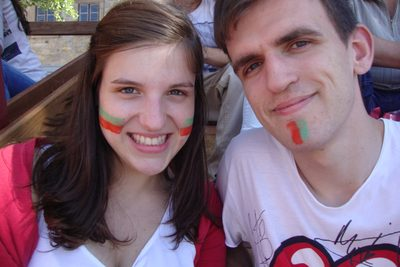
#> input picture proxies/0c2364972bd7.jpg, 400 x 267 px, given in place of ., which was not available
$ python -i intro_flipbook.py   (imports and definitions only)
#> lines starting #> are read from the running program, lines starting #| are printed output that depends on the picture; pictures that were not available may be replaced by others from this repository, and a replacement may not be noted
# -*- coding: utf-8 -*-
"""A abertura ao estilo do folhear de banda desenhada, com "Clara & Tiago".

O Tiago mandou um "Marvel Comics Intro" e pediu uma coisa parecida com fotos
deles, com o mesmo som, e o nome deles no lugar de MARVEL.

O QUE O ORIGINAL FAZ, medido fotograma a fotograma:

  0,0 a 1,2 s   preto
  1,2 a 6,3 s   paginas de banda desenhada a passar depressa, cada vez mais
                depressa, em tom quente de papel velho
  6,3 a 9,0 s   as letras formam-se POR CIMA das paginas: as imagens continuam
                a correr mas so se veem dentro das letras
  9,0 a 11,5 s  o letreiro fica solido, branco sobre vermelho
  11,5 a 13,4 s desvanece para preto

O PEDIDO DE 21 DE SETEMBRO, e o que mudou por causa dele.

  A Clara nao gostou do Homer nem da voz dela no pedido, e a abertura ficou:
  Fox, esta intro, uma pequena pausa, o rebobinar ate ao pedido. Sobre esta
  intro o Tiago pediu: "revermos a Intro da Marvel para ter uma distribuicao
  mais equitativa das fotos da Clara e do Tiago, sendo que idealmente deveria
  acabar com uma foto deles no final quando depois aparece a historia de
  Clara & Tiago". Daqui vem:

  - as fotos saem da montagem do filme (a demo_v3 da Mesa) e nao da v1a, e
    ficam de fora as do pedido, que aparecem logo a seguir a intro;
  - quem esta em cada foto diz-o o Tiago, pelas etiquetas que pos na Mesa, e na
    falta delas a coluna pessoa do inventario. Nada aqui olha para caras;
  - as posicoes antes das letras sao da Clara e do Tiago, repartidas por TEMPO
    DE ECRA e nao por contagem: a primeira foto do folhear fica muito mais tempo
    do que a ultima, e uma a uma a comecar pela Clara dava-lhe sempre a posicao
    mais longa de cada par. Com as letras, so fotos dos dois. Ver
    repartir_por_tempo();
  - o folhear acaba numa foto dos dois, que FICA: e por dentro dela que as
    letras se formam, e e ela que se ve quando aparece o nome;
  - um segundo de preto e silencio no fim, a pausa antes do rebobinar.

O QUE O TIAGO DISSE DA INTRO 3, a 22 de setembro: "agora as fotos estao muito
rapidas (diria que esta muito mais rapido desde o inicio que a versao anterior)
e a nossa foto no estadio aparece agora de forma pouco natural e fica muito tempo
ate desaparecer". Medido, tinha razao nas duas:

  - a intro 3 punha 48 fotos em 4,35 s, todas a ecra inteiro; a de 12 de
    setembro punha 64 em 7,85 s e as mais rapidas ja passavam por dentro das
    letras, escondidas. A primeira foto baixou de 0,44 s para 0,30, e no fim
    passava uma foto a cada fotograma e meio, a vista;
  - a selfie entrava em corte seco a seguir ao troco mais rapido, e via-se de
    5,5 a quase 10 s, com o vermelho a subir devagar a volta dela.

A intro 4 voltou ao ritmo de 12 de setembro e fez o folhear abrandar ate a
selfie. O Tiago, ainda a 22 de setembro: "Mas o folhear no audio nao parou, acho
que podemos incluir mais fotos antes das nossas selfies e ate acho que podem
continuar a passar selfies com as letras ja la desde que sejam nossas". Medido
no som: ha paginas a virar de 1,2 s ate perto dos 10 s, tambem por baixo das
letras, como no original.

Por isso, desde a intro 5, o folhear e o do original, ao ritmo de 12 de
setembro e sem parar (ver inicios_do_folhear): ate as letras, as fotos de cada
um, repartidas por tempo; quando as letras comecam, SO fotos dos dois, que
continuam a passar por dentro delas ate o som das paginas acabar; e a ultima e a
selfie do estadio, que fica por dentro do letreiro quando ele fica solido.

O TEMPO DESTA VERSAO:

  0,0 a 0,75 s    preto, como no original
  0,75 a 1,15 s   a primeira foto acende do preto, ja no corte do folhear
  1,15 a 6,3 s    35 fotos da Clara e do Tiago, cada vez mais depressa, ao
                  ritmo de 12 de setembro
  6,3 a 10,0 s    fotos dos dois, a passar por dentro das letras que se formam
  10,0 s          a selfie do estadio, a ultima, que fica dentro do letreiro
  9,0 a 11,6 s    o letreiro fica solido
  11,6 a 13,44 s  desvanece para preto
  13,44 a 14,44 s preto e silencio

AS DECISOES QUE NAO SAO COPIA:

  As fotografias sao tratadas em duotone quente e contraste forte. Sem isso
  parecem um album de familia a passar depressa e nao uma sequencia de abertura.
  O tratamento e o que faz fotografias de origens diferentes, algumas
  digitalizadas nos anos 90 e outras de telemovel, parecerem a mesma coisa.

  O nome vai numa linha so, como o original, e nao em duas. Duas linhas partem
  o "Clara & Tiago" ao meio e o & fica orfao.

  O som e o do ficheiro dele, sem uma nota mudada nem o nivel. Foi o que pediu.
  O ficheiro de origem ja nao existe em disco: a unica copia do som esta na
  intro de 12 de setembro, e tira-se de la sem recodificar.

A intro de 12 de setembro (saida\\intro_clara_tiago.mp4) nunca e tocada: e a
que a montagem usa hoje, e e dela que vem o som. Esta sai com outro nome, na
pasta gerados\\intro_marvel, e o script recusa escrever por cima de um ficheiro
que ja exista.

AS CORES E O TAMANHO DO LETREIRO, desde 2 de outubro. A Clara: o vermelho "parece demasiado
Marvel". A Mesa passa a escolher o fundo, as duas pontas do duotone (papel e tinta), a cor das
letras quando o letreiro fica solido e o corpo do letreiro, nunca abaixo de 132. Sem nenhuma destas
opcoes o video e o de sempre, ao byte: as cores de omissao sao as constantes de antes e o caminho
das contas e o mesmo. Com elas, o ficheiro leva no nome um resumo das cores
(intro_clara_tiago_5 sem preto_<6 hex>.mp4) e a paleta escrita nos metadados, e nunca escreve por
cima. Quem as pede e o montar_da_mesa.py, ver intro_da_paleta().

A LETRA DO LETREIRO, desde 2 de outubro a noite. O Tiago pediu para a poder mudar, e a decisao 084
abriu-se nos termos dela: o Impact (como esta) por omissao, e so as letras de data/fontes_intro.json
com oferecida true, que mostram pelo menos dois tercos da foto que o Impact mostra por dentro das
letras e separam as letras a 15 m no minimo da Mesa. --fonte <id>; a letra vai ao corpo que poe o
nome na caixa do nome em Impact ao mesmo tamanho (letreiro()), e a linha "A HISTORIA DE" nao muda.
O nome leva o id a seguir aos 6 hex (intro_clara_tiago_5 sem preto_<6 hex>_<id>.mp4), e os
metadados " fonte <id>" a seguir ao tamanho.

AS FOTOS DA INTRO 5 (--fotos-da-5). A lista que se escolhe hoje ja nao e a de 22 de setembro: a
Mesa mudou desde entao, e uma intro nova com outras cores saia tambem com outras fotos. Uma intro
de outra cor tem de ser a mesma intro, por isso a lista que o Tiago aprovou ficou escrita em
FOTOS_DA_INTRO_5, reconstruida a 2 de outubro e provada contra o ficheiro, fotograma a fotograma.
O ficheiro de cada foto continua a ser o do data/finais.csv de hoje (decisao 090).

Uso:  py -3.11 scripts/intro_flipbook.py
      py -3.11 scripts/intro_flipbook.py --escala 0.5      rascunho rapido
      py -3.11 scripts/intro_flipbook.py --so-lista        so a lista, sem video
      py -3.11 scripts/intro_flipbook.py --nome outro.mp4  outro nome de saida
      py -3.11 scripts/intro_flipbook.py --versao v1c      fotos de outra montagem
      py -3.11 scripts/intro_flipbook.py --pouso f0123     outra foto para acabar
      py -3.11 scripts/intro_flipbook.py --fundo "#5A1A2B" --papel "#F3E3C8" --tinta "#2A0E14"
                                         --letra "#E8CFA0" --tamanho 288
                                                           as cores (#RRGGBB) e o corpo do letreiro
      py -3.11 scripts/intro_flipbook.py --fonte bernard   a letra do letreiro (data/fontes_intro.json)
      py -3.11 scripts/intro_flipbook.py --sem-preto       acaba aos 13,20 s, sem o preto (097)
      py -3.11 scripts/intro_flipbook.py --fotos-da-5      as fotos da intro 5, e nao as de hoje
"""
import bisect
import csv
import hashlib
import json
import math
import os
import shutil
import subprocess
import sys
import tempfile

from PIL import Image, ImageDraw, ImageEnhance, ImageFont, ImageOps

sys.path.insert(0, os.path.dirname(os.path.abspath(__file__)))
import render

# SO SE HA CONSOLA OU FICHEIRO (revisao de 2 de outubro): o montar_da_mesa.intro_da_paleta() importa
# isto so quando a Mesa traz cores para a intro, e quem montar com o stdout num StringIO (os testes
# que montam calados) rebentava aqui com AttributeError, porque o StringIO nao tem reconfigure.
# [2 lines not run here, left out]

REPO = os.path.dirname(os.path.dirname(os.path.abspath(__file__)))
INVENTARIO = os.path.join(REPO, "data", "inventario.csv")
ESTADO_MESA = os.path.join(REPO, "data", "mesa_estado.json")
INDICE = os.path.join(REPO, "data", "finais.csv")
FINAIS = render.FINAIS
SAIDA = r"C:\casamento-video-media\saida"
SOM_ORIGEM = r"C:\Users\User 1\Downloads\Marvel Comics Intro.mp4"
# A intro de 12 de setembro. So se le: e a unica copia que resta do som.
INTRO_ANTIGA = os.path.join(SAIDA, "intro_clara_tiago.mp4")
DESTINO = r"C:\casamento-video-media\gerados\intro_marvel"
SOM_GUARDADO = os.path.join(DESTINO, "som_marvel.m4a")
NOME_SAIDA = "intro_clara_tiago_5.mp4"

L, A, FPS = 1920, 1080, 25
NOME = "CLARA & TIAGO"
FONTE = r"C:\Windows\Fonts\impact.ttf"

# Momentos, em segundos. Copiados do original, medidos e nao adivinhados.
T_TOTAL = 13.44
T_ARRANQUE = 1.15          # comeca o folhear
# O ACENDER, desde a segunda ronda de 21 de setembro. Na intro 2 a primeira foto
# subia do preto durante 1,15 s num corte mais largo e a 85%, e as 1,15 s saltava
# para o corte do folhear (22% mais apertado) e para o brilho inteiro: lia-se como
# um solavanco. E essa meia luz, meio segundo de uma foto da Clara, nao entrava na
# conta do equilibrio: contada, eram 2,48 s contra 1,84. Agora o preto fica, como
# no Marvel original, e a foto acende so nos ultimos T_ACENDER segundos, ja no
# enquadramento com que o folhear comeca, e o que dela se ve entra na conta.
T_ACENDER = 0.40
T_LETRAS = 6.30            # as letras comecam a formar-se
# O RITMO DO FOLHEAR E O DE 12 DE SETEMBRO: 64 fotos de T_ARRANQUE a 9,0 s pela
# curva p**1.45. A curva continua depois das 9,0 s ao mesmo passo, porque o som
# das paginas continua: a ultima pagina que se ouve e perto dos 10 s (medido no
# som_marvel.m4a, a 22 de setembro). Ver inicios_do_folhear().
RITMO_N = 64
RITMO_DUR = 9.00 - 1.15
T_FIM_FOLHEAR = 10.0       # ate aqui entram fotos; a ultima e a de pouso, que fica
T_SOLIDO = 9.00            # o letreiro fica solido
T_FIM = 11.60              # comeca a desvanecer
T_PAUSA = 1.0              # preto e silencio depois do fim, antes do rebobinar

VERMELHO = (150, 22, 28)
PAPEL = (247, 233, 210)
TINTA = (46, 14, 16)
# A cor das letras quando o letreiro fica solido. Era o branco escrito no desenhar().
LETRA = (252, 250, 250)

# AS CORES COM QUE SE DESENHA, desde 2 de outubro: as de cima, a nao ser que o main() receba
# outras. As constantes ficam como omissao, que e o que o render e a Mesa leem como "a de hoje".
CORES = {"fundo": VERMELHO, "papel": PAPEL, "tinta": TINTA, "letra": LETRA}
# O corpo do letreiro: o de hoje sai da procura pela largura (letreiro()), e da 288 a 1920.
TAMANHO = 288
# NUNCA ABAIXO DE 132 (decisao 084): o Impact so separa as letras a 15 m a partir do 106, e o
# efeito da intro e a fotografia por dentro das letras, que precisa de area.
TAMANHO_MIN = 132
# E NUNCA MAIS LARGO DO QUE 93% DO QUADRO, a zona segura de acao: um projetor que corte as bordas
# nao come o C nem o O. Medido a 2 de outubro: o Impact a 309 da 1782 px, a 310 ja da 1789,
# mais do que os 1785 de 93% de 1920. O contrato da Mesa dizia ate 400, que dava 2308 px, o nome
# cortado nas duas pontas. O render.ESTILO_CORPOS diz o mesmo, e um teste compara os dois.
ZONA_SEGURA = 0.93
TAMANHO_MAX = 309

# SEM O PRETO DO FIM, decisao 097: a intro acaba no ultimo fotograma com imagem, aos 13,20 s,
# e nao aos 14,44 com o segundo de pausa. E esta que a montagem usa desde 30 de setembro.
T_SEM_PRETO = 13.20

NOME_PEQUENO = "A HISTÓRIA DE"
FONTE_PEQUENA = r"C:\Windows\Fonts\arialbd.ttf"
# A LINHA DE CIMA EM INGLES (4 de outubro), para o filme dos convidados que nao leem portugues. Segue
# a FILME_LINGUA, lida no linha_tempo.lingua() como no montar e no render: com "en" a linha de cima e
# esta, e TUDO o resto e a intro de sempre (as fotos, as cores, a letra, a duracao e o som). O nome do
# ficheiro leva "_en" no fim e os metadados "; lingua en", para o montar nunca pegar na de outra
# lingua. Sem a variavel, o texto, o nome e os metadados sao os de sempre, ao byte.
NOME_PEQUENO_EN = "THE STORY OF"
SUFIXO_DA_LINGUA = {"en": "_en"}


# [4 lines left out: function lingua_da_intro, not called in this run]


def linha_de_cima():
    """O texto pequeno por cima do nome, na lingua do filme."""
    return NOME_PEQUENO_EN if lingua_da_intro() == "en" else NOME_PEQUENO

# DE ONDE VEM CADA FOTOGRAFIA, desde 21 de setembro.
#
# Da montagem do filme na Mesa, pela ordem do filme, e nao da v1a da mae da
# Clara: a intro abre o filme que se vai ver, e as fotos devem ser dele.
VERSAO = "demo_v3"
# A foto em que o folhear pousa: uma selfie dos dois, de 2025.
POUSO = "f0286"
# O pedido vem logo a seguir a intro: a arvore com o anel, o abraco e o brinde.
# Nao podem aparecer aqui primeiro, a passar num fotograma.
FOTOS_DO_PEDIDO = ("f0260", "f0052", "f0053")

# QUANTAS FOTOGRAFIAS, e porque e que nenhuma se repete.
#
# O Tiago viu duas coisas na primeira versao: "existe um certo engasgar nas
# imagens" e "nao quero que repitas imagens nesta intro. Temos muitas imagens".
#
# Eram o mesmo defeito. Com 24 fotografias a passar durante quase oito segundos
# e a acelerar, a lista dava a volta e recomecava, e cada vez que recomecava via
# se a mesma cara outra vez, fora de sitio. E isso o engasgo.
#
# Cada fotografia aparece UMA VEZ e a lista percorre-se do principio ao fim,
# sem voltar atras. Com 48 em 4,35 s, a primeira fica tres decimas de segundo
# e a ultima um fotograma e meio, que e o efeito do original; menos do que um
# fotograma por foto ja nao dava, porque havia fotos que nunca chegavam ao ecra.
SEGUIDAS_MAX = 2           # nunca mais de duas seguidas do mesmo
# Uma foto cuja versao final tem o lado menor abaixo disto nao enche o ecra sem
# se desfazer. E o mesmo corte das paginas guardadas, LADO_MINIMO_EM_FILES.
LADO_MINIMO = 600
# A folga com que a foto de pouso e preparada. Maior do que 1,04, a aproximacao
# toda, para cada fotograma ser uma reducao e a nitidez nao mudar pelo caminho.
FOLGA_POUSO = 1.25
# ONDE ESTAO AS CARAS NA FOTO DE POUSO, em fracao da largura e da altura. Na selfie
# do estadio as caras estao a 55 por cento da altura; com o corte de sempre (puxado
# para cima, 32 por cento) ficavam na metade de baixo do quadro e o letreiro, que
# esta ao meio, tapava o estadio e nao o casal. Se o Tiago marcar um ponto de foco
# para a foto na Mesa, e esse que manda.
FOCOS_POUSO = {"f0286": (0.55, 0.56)}

# AS FOTOS DA INTRO 5, pela ordem do ecra, e a ultima e a de pouso. Sao as que a montagem usa
# desde 22 de setembro (gerados\intro_marvel\intro_clara_tiago_5.mp4, e o "sem preto" cortado
# dela). Reconstruidas a 2 de outubro: a escolha() de hoje sobre o data/mesa_estado.json do
# commit 315965e (23 de setembro) da esta lista, e desenhada da o _5 fotograma a fotograma, com
# a diferenca media maxima de 3,6 niveis em 255 (de 0 a 3,0 s) e menos de 0,5 no resto. Uma
# foto diferente da 50 a 100. Os 3,6 sao as sete primeiras (f0041, f0153, f0105, f0125, f0106,
# f0013 e f0107), que em setembro vinham da rede neuronal e hoje vem do Lanczos, decisao 090.
# A escolha sobre a Mesa de 2 de outubro ja da outra lista (25 das 77 fotos sao outras, e 50 das
# 77 posicoes mudam), e por isso uma intro de outra cor usa esta: tem de ser a mesma intro, com
# outras cores.
FOTOS_DA_INTRO_5 = (
    "f0041", "f0153", "f0105", "f0175", "f0125", "f0106", "f0013", "f0107", "f0039", "f0008",
    "f0021", "f0137", "f0218", "f0119", "f0213", "f0131", "f0159", "f0279", "f0231", "f0122",
    "f0234", "f0306", "f0058", "f0141", "f0061", "f0140", "f0082", "f0135", "f0040", "f0124",
    "f0085", "f0083", "f0111", "f0284", "f0132", "f0156", "f0194", "f0193", "f0197", "f0201",
    "f0202", "f0204", "f0205", "f0208", "f0209", "f0239", "f0164", "f0250", "f0247", "f0188",
    "f0244", "f0269", "f0325", "f0327", "f0354", "f0328", "f0243", "f0355", "f0189", "f0166",
    "f0329", "f0275", "f0281", "f0192", "f0198", "f0276", "f0271", "f0330", "f0331", "f0196",
    "f0199", "f0037", "f0051", "f0206", "f0294", "f0261", "f0286")


# [85 lines left out: functions fotos_do_filme, classe_da_foto, amostrar, lado_menor, caminhos_das_finais, not called in this run]


def suave(x):
    x = max(0.0, min(1.0, x))
    return x * x * (3.0 - 2.0 * x)


def inicio_na_curva(i):
    """O instante em que entra a posicao i, pela curva de 12 de setembro."""
    return T_ARRANQUE + RITMO_DUR * (i / float(RITMO_N)) ** (1 / 1.45)


# [7 lines left out: function inicios_do_folhear, not called in this run]


def inicio_do_pouso(n):
    """Quando entra a foto de pouso, a seguir a n fotos de folhear."""
    return inicio_na_curva(n)


def posicoes_ate(t):
    """Quantas posicoes da curva entram antes do instante t."""
#> called with t = 6.3
    k = 0
    while inicio_na_curva(k) < t - 1e-9:
        k += 1
    return k


# QUANTAS DE CADA, que a curva decide: as que entram antes das letras sao da Clara e
# do Tiago (35); as que entram depois, ate o som das paginas acabar, sao dos dois, e a
# ultima e a de pouso.
POSICOES = posicoes_ate(T_LETRAS)
AMBOS = posicoes_ate(T_FIM_FOLHEAR) - POSICOES - 1
#> in preparar, im is the input picture: PIL image 400x267 RGB; mean R, G, B 125.5, 101, 115.8


# [236 lines left out: functions indice_da_foto, segundos_por_posicao, brilho_do_acender, repartir_por_tempo, fotos_dos_dois_etiquetadas, escolher_fotos and 2 more, not called in this run]


# ---------------------------------------------------------------- as cores, desde 2 de outubro
def cor_hex(rgb):
    return "#%02X%02X%02X" % tuple(int(v) for v in rgb[:3])


def cores_de_omissao():
    """As cores de hoje, {fundo, papel, tinta, letra}, em tuplos RGB."""
    return {"fundo": VERMELHO, "papel": PAPEL, "tinta": TINTA, "letra": LETRA}


# [117 lines left out: functions com_letra, tem_paleta, resumo_da_paleta, comentario_da_paleta, nome_da_intro, tamanho_que_cabe and 3 more, not called in this run]


def duotone(im):
    """Cinzento com contraste forte, pintado de tinta escura a papel velho.

    E isto que faz fotografias de origens muito diferentes, digitalizacoes dos
    anos 90 ao lado de telemovel de 2026, parecerem a mesma sequencia.
    """
    g = ImageEnhance.Contrast(im.convert("L")).enhance(1.55)
    g = ImageEnhance.Brightness(g).enhance(1.06)
    tinta, papel = CORES["tinta"], CORES["papel"]
    paleta = []
    for i in range(256):
        f = i / 255.0
        f = f ** 0.85
        paleta += [int(tinta[k] + (papel[k] - tinta[k]) * f) for k in range(3)]
    saida = g.convert("RGB")
    saida.putdata([tuple(paleta[3 * v:3 * v + 3]) for v in list(g.getdata())])
    return saida


def cobrir(im, larg, alt, procurar_caras=False, foco=None):
    """Enche larg x alt cortando o excesso, sem deformar.

    O CORTE DESVIA-SE PARA CIMA e a razao e uma queixa do Tiago: "na intro eu
    focava mais se possivel em caras, pois por vezes vai para pernas ou assim".
    Numa fotografia de corpo inteiro, cortar ao centro cai na cintura.

    TENTEI UMA COISA MAIS ESPERTA E NAO SE AGUENTOU. Fiz um detetor barato de
    caras, por tom de pele e detalhe, e comparei-o com o corte ao centro nas
    oito fotografias onde mais mudava o enquadramento: nao ficou melhor em
    nenhuma e ficou PIOR em duas, a cortar a cara de cima numa foto de quatro
    irmaos. O caminho errado ficou registado porque o defeito era interessante:

        foto de corpo inteiro em Nova Iorque, por faixa horizontal
          faixa da cara ........ 13% de "pele",  detalhe 5,3
          faixa dos sapatos .... 79% de "pele",  detalhe 3,1

    A regra classica de tom de pele dispara em calcada, areia, madeira e parede
    bege. "Mais pele e melhor" leva direito ao chao, que foi exatamente o que
    aconteceu: o corte passou da cara para os sapatos.

    Ficou o que se mede e se percebe: o corte comeca a 32 por cento da folga em
    vez de 50. Nunca desce abaixo do centro, portanto so pode aproximar-se das
    cabecas, nunca afastar-se delas. Numa foto ja bem enquadrada muda pouco;
    numa de corpo inteiro tira as pernas do quadro.

    COM UM PONTO DE FOCO (x, y, em fracao da foto), o corte centra-se nele, sem
    sair da foto. So a foto de pouso o usa: e a unica que fica tempo bastante para
    o enquadramento se ler.
    """
#> called with larg = 2342, alt = 1317, procurar_caras = True
    f = max(larg / im.width, alt / im.height)
    novo = im.resize((max(1, round(im.width * f)), max(1, round(im.height * f))),
                     Image.LANCZOS)
    if foco:
        x = int(round(min(max(0.0, foco[0] * novo.width - larg / 2.0), novo.width - larg)))
        y = int(round(min(max(0.0, foco[1] * novo.height - alt / 2.0), novo.height - alt)))
        return novo.crop((x, y, x + larg, y + alt))
    x = (novo.width - larg) // 2
    folga = novo.height - alt
    y = int(round(folga * (0.32 if procurar_caras else 0.5)))
    return novo.crop((x, y, x + larg, y + alt))
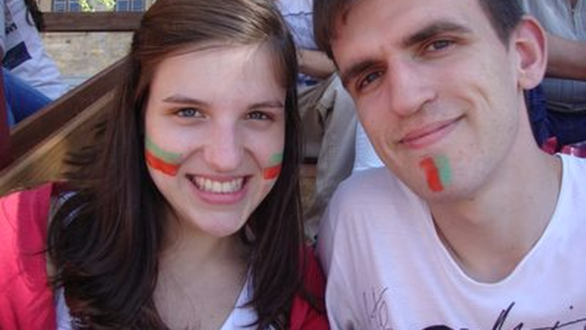
#> returned value: PIL image 2342x1317 RGB (shown at 1/4 size); mean R, G, B 125.2, 100.9, 114.1


def preparar(caminhos, folga=1.22, foco=None):
    """Uma vez por foto: cortar, tratar e guardar com folga para o movimento."""
    prontas = []
    for c in caminhos:
        with Image.open(c) as im:
            im = ImageOps.exif_transpose(im).convert("RGB")
            im = cobrir(im, int(L * folga), int(A * folga), procurar_caras=True, foco=foco)
            prontas.append(duotone(im))
#> in duotone, `g = ImageEnhance.Contrast(im.convert("L")).enhance(1.55)`:
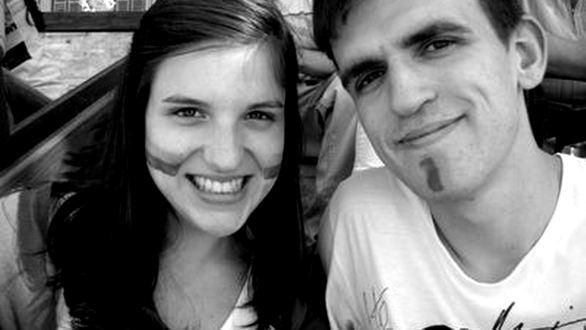
#> g: PIL image 2342x1317 L (shown at 1/4 size); min 0, max 255, mean 112.5
#> in duotone, `saida.putdata([tuple(paleta[3 * v:3 * v + 3]) for v in list(g.getdata(..`:
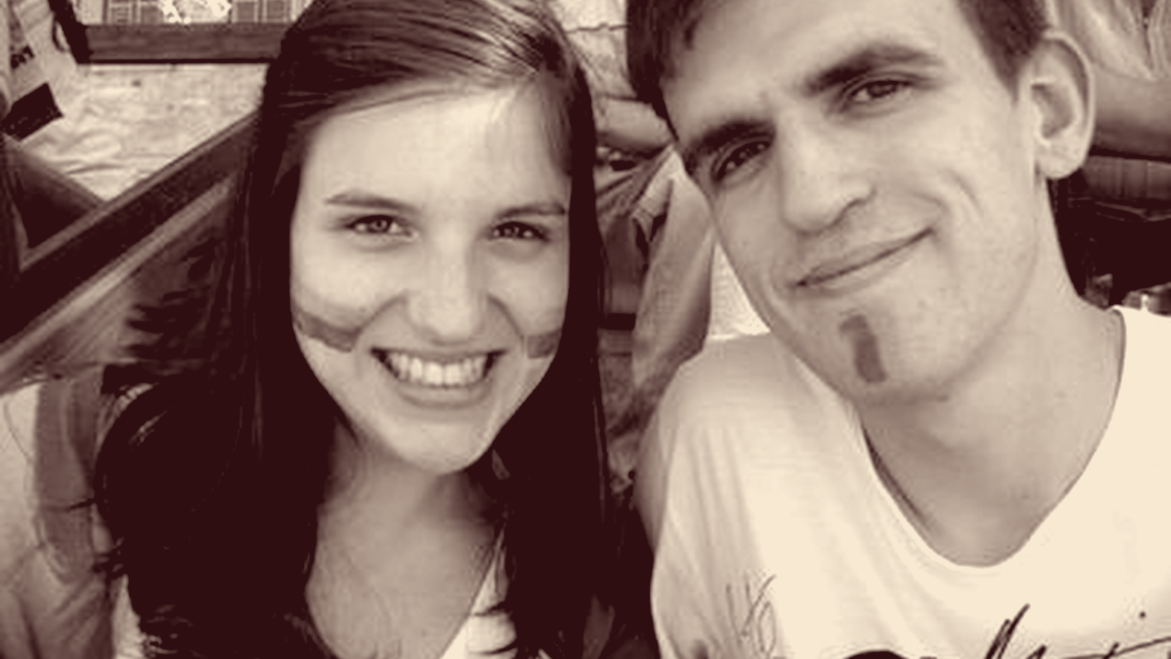
#> saida: PIL image 2342x1317 RGB (shown at 1/2 size); mean R, G, B 144.9, 121.8, 111.5
    return prontas


# [316 lines left out: functions letreiro, quadro_do_pouso, quadro_do_folhear, desenhar, imprimir, argumento and 1 more, not called in this run]


# [2 lines not run here, left out]

#> (the run stopped early here; a loop or call above may not have finished)
